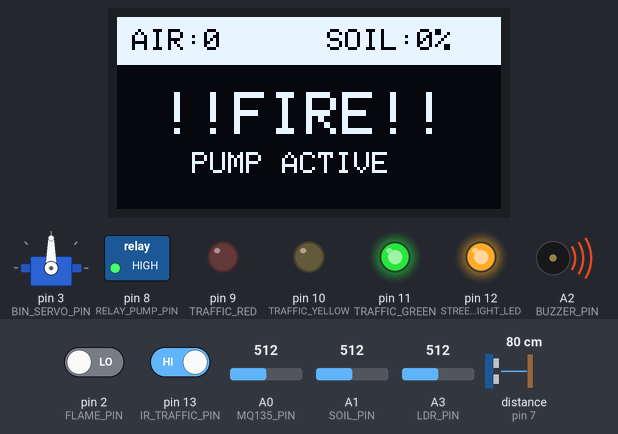
Bench run of a sketch on a simulated Arduino Uno, built with avr-gcc and run on an emulated ATmega328P. Parts: servo, 128×64 one-colour display, switched loads named in the sketch (green lamp = pin HIGH), output pins drawn as LEDs (lit = HIGH), buzzer (waves = sounding). Wiring (inferred from the names in the program): ultrasonic range finder: trigger pin 6; echo pin 7. The test bench sets the inputs (shaded band); at power-on: pin 2 (FLAME_PIN) LOW, pin 13 (IR_TRAFFIC_PIN) HIGH, A3 (LDR_PIN) = 512, A0 (MQ135_PIN) = 512, A1 (SOIL_PIN) = 512, distance to the obstacle (sensor on pin 7) 80 cm. The echo pulse lasts 58.3 µs per cm; pins used as bus, display or sensor lines are not drawn; what the sketch prints to the serial monitor is not drawn.

Above: at 1.2 s.
1.3 s: pin 2 (FLAME_PIN) driven HIGH
At 3.0 s:
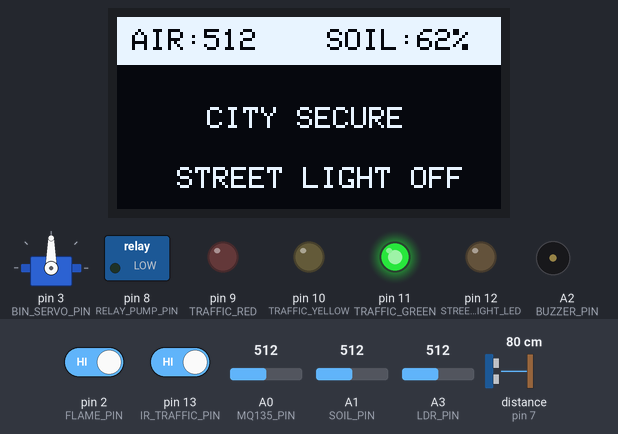
7.7 s: pin 13 (IR_TRAFFIC_PIN) driven LOW
At 8.7 s:
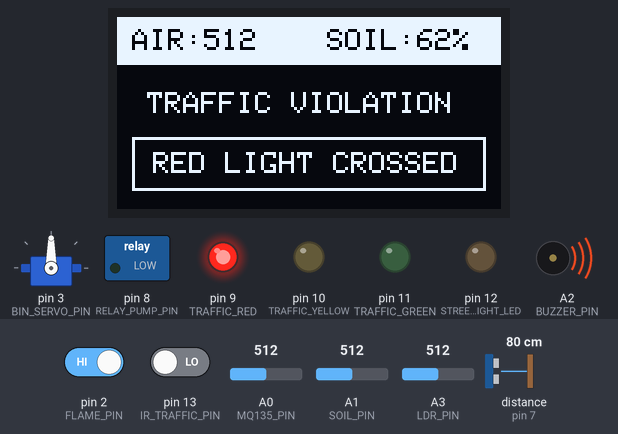
13.5 s: A3 (LDR_PIN) set to 490
At 15.6 s:
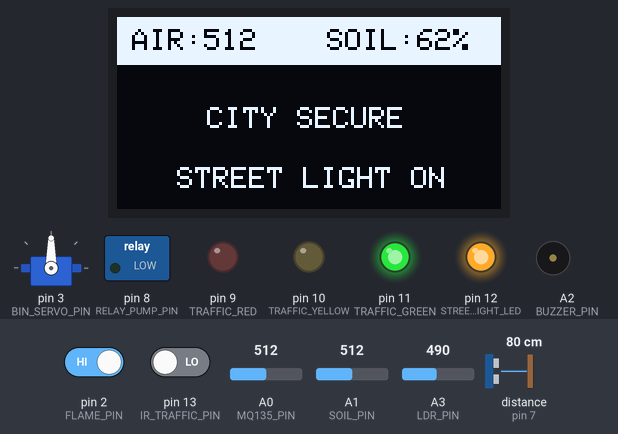
19.9 s: A0 (MQ135_PIN) set to 490
At 21.2 s:
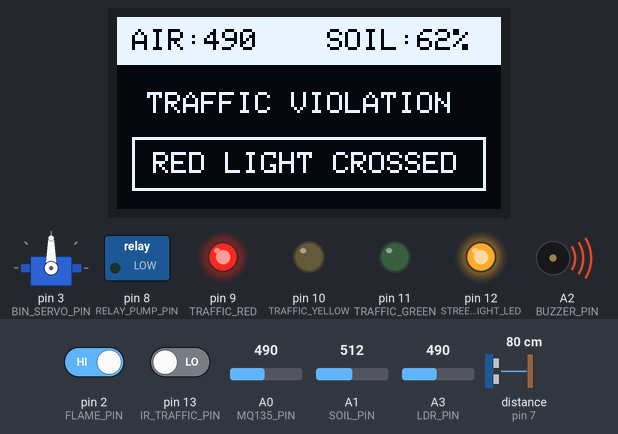
25.6 s: A1 (SOIL_PIN) set to 490
At 27.3 s:
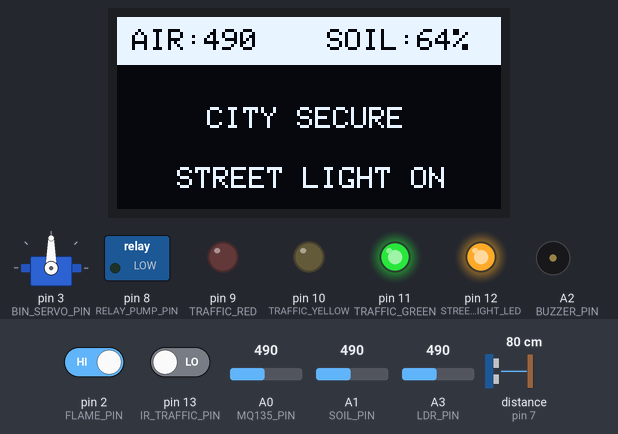
32.0 s: pin 2 (FLAME_PIN) driven LOW
At 34.4 s:
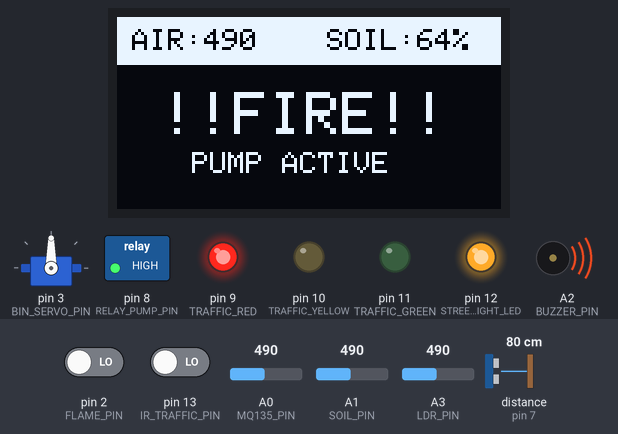
Timing chart, 0 to 54.8 s (numbered marks = the images above; inputs shaded):
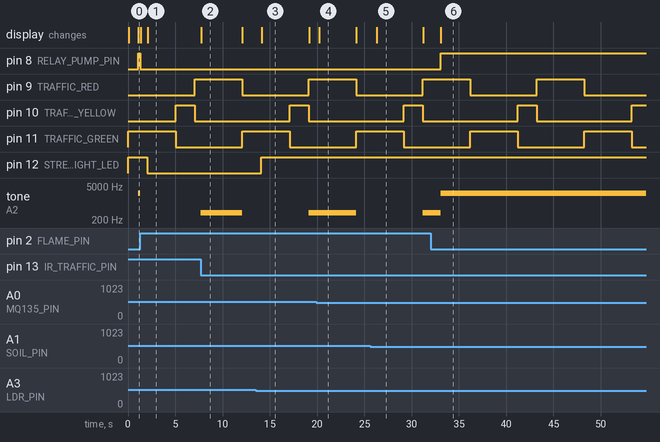

The sketch:

smart_city_controller_arduino.ino
```cpp
#include <Wire.h>
#include <Adafruit_GFX.h>
#include <Adafruit_SSD1306.h>
#include <Servo.h>

#define SCREEN_WIDTH 128
#define SCREEN_HEIGHT 64
Adafruit_SSD1306 display(SCREEN_WIDTH, SCREEN_HEIGHT, &Wire, -1);

// --- PIN ASSIGNMENTS ---
const int BUZZER_PIN = A2;
const int FLAME_PIN = 2;
const int BIN_SERVO_PIN = 3;
const int TRIG_PIN = 6;
const int ECHO_PIN = 7;
const int RELAY_PUMP_PIN = 8;
const int TRAFFIC_RED = 9;
const int TRAFFIC_YELLOW = 10;
const int TRAFFIC_GREEN = 11;
const int STREET_LIGHT_LED = 12;
const int IR_TRAFFIC_PIN = 13;
const int MQ135_PIN = A0;
const int SOIL_PIN = A1;
const int LDR_PIN = A3;

Servo binServo;

// Timing Variables
unsigned long lightTimer = 0;
unsigned long sensorTimer = 0;

// Dustbin delay variables
unsigned long binOpenTime = 0;
bool binOpen = false;

// 🔥 Fire stability variables (FIX ADDED)
unsigned long fireDetectTime = 0;
bool fireStable = false;

int lightState = 0;
int airQuality = 0;
int soilPercent = 0;
int ldrValue = 0;

void setup() {
  Serial.begin(9600);

  pinMode(BUZZER_PIN, OUTPUT);
  pinMode(FLAME_PIN, INPUT);
  pinMode(IR_TRAFFIC_PIN, INPUT);
  pinMode(TRIG_PIN, OUTPUT);
  pinMode(ECHO_PIN, INPUT);
  pinMode(RELAY_PUMP_PIN, OUTPUT);
  pinMode(TRAFFIC_RED, OUTPUT);
  pinMode(TRAFFIC_YELLOW, OUTPUT);
  pinMode(TRAFFIC_GREEN, OUTPUT);
  pinMode(STREET_LIGHT_LED, OUTPUT);
  pinMode(LDR_PIN, INPUT);

  binServo.attach(BIN_SERVO_PIN);

  if(!display.begin(SSD1306_SWITCHCAPVCC, 0x3C)) {
    for(;;);
  }
  display.clearDisplay();
}

void loop() {
  unsigned long currentMillis = millis();

  // --- 1. SENSOR UPDATES ---
  if (currentMillis - sensorTimer >= 2000) {
    airQuality = analogRead(MQ135_PIN);
    soilPercent = constrain(map(analogRead(SOIL_PIN), 1023, 200, 0, 100), 0, 100);
    ldrValue = analogRead(LDR_PIN);

    sensorTimer = currentMillis;

    Serial.print(airQuality); Serial.print(",");
    Serial.print(soilPercent); Serial.print(",");
    Serial.print(digitalRead(FLAME_PIN) == LOW ? 1 : 0); Serial.print(",");
    Serial.println(lightState == 2 && digitalRead(IR_TRAFFIC_PIN) == LOW ? 1 : 0);
  }

  // --- 2. DUSTBIN LOGIC (5 sec delay) ---
  digitalWrite(TRIG_PIN, LOW);
  delayMicroseconds(2);
  digitalWrite(TRIG_PIN, HIGH);
  delayMicroseconds(10);
  digitalWrite(TRIG_PIN, LOW);

  int distance = pulseIn(ECHO_PIN, HIGH) * 0.034 / 2;

  if (distance > 0 && distance < 15 && !binOpen) {
    binServo.write(90);
    binOpen = true;
    binOpenTime = millis();
  }

  if (binOpen && millis() - binOpenTime >= 5000) {
    binServo.write(0);
    binOpen = false;
  }

  // --- 3. STREET LIGHT USING LDR ---
  if (ldrValue < 500) {
    digitalWrite(STREET_LIGHT_LED, HIGH);
  } else {
    digitalWrite(STREET_LIGHT_LED, LOW);
  }

  // --- 4. TRAFFIC SYSTEM ---
  if (lightState == 0 && currentMillis - lightTimer > 5000) { lightState = 1; lightTimer = currentMillis; }
  else if (lightState == 1 && currentMillis - lightTimer > 2000) { lightState = 2; lightTimer = currentMillis; }
  else if (lightState == 2 && currentMillis - lightTimer > 5000) { lightState = 0; lightTimer = currentMillis; }

  digitalWrite(TRAFFIC_GREEN, (lightState == 0));
  digitalWrite(TRAFFIC_YELLOW, (lightState == 1));
  digitalWrite(TRAFFIC_RED, (lightState == 2));

  bool redCrossed = (lightState == 2 && digitalRead(IR_TRAFFIC_PIN) == LOW);

  // 🔥 STABLE FIRE DETECTION (FIX)
  bool fireRaw = (digitalRead(FLAME_PIN) == LOW);

  if (fireRaw) {
    if (fireDetectTime == 0) {
      fireDetectTime = millis();
    }
    if (millis() - fireDetectTime > 1000) {
      fireStable = true;
    }
  } else {
    fireDetectTime = 0;
    fireStable = false;
  }

  // --- CONTROL ---
  if (fireStable) {
    digitalWrite(RELAY_PUMP_PIN, HIGH);
    tone(BUZZER_PIN, 2500);
  }
  else if (redCrossed) {
    tone(BUZZER_PIN, 400);
    digitalWrite(RELAY_PUMP_PIN, LOW);
  }
  else {
    noTone(BUZZER_PIN);
    digitalWrite(RELAY_PUMP_PIN, LOW);
  }

  // --- 5. OLED DISPLAY ---
  display.clearDisplay();

  display.fillRect(0, 0, 128, 16, WHITE);
  display.setTextColor(BLACK);
  display.setCursor(5, 4);
  display.print("AIR:"); display.print(airQuality);
  display.setCursor(70, 4);
  display.print("SOIL:"); display.print(soilPercent); display.print("%");

  display.setTextColor(WHITE);

  if (fireStable) {
    display.setTextSize(2);
    display.setCursor(15, 25); display.println("!!FIRE!!");
    display.setTextSize(1);
    display.setCursor(25, 45); display.print("PUMP ACTIVE");
  }
  else if (redCrossed) {
    display.setCursor(10, 25); display.println("TRAFFIC VIOLATION");
    display.drawRect(5, 40, 118, 18, WHITE);
    display.setCursor(12, 45); display.print("RED LIGHT CROSSED");
  }
  else {
    display.setCursor(30, 30);
    display.print("CITY SECURE");

    display.setCursor(20, 50);
    if (ldrValue < 500) {
      display.print("STREET LIGHT ON");
    } else {
      display.print("STREET LIGHT OFF");
    }
  }

  display.display();
}
```

Measured:
- the behaviour switches between 500 and 499 on A3 (LDR_PIN) (found by bisection; images 2 and 3)
- after the input at 1.3 s, pin 8 (RELAY_PUMP_PIN): HIGH → LOW at once; tone on A2 (BUZZER_PIN): 2500 Hz → silent at once; the display: first changes at once (image 1 shows a later state)
- after the input at 7.7 s, tone on A2 (BUZZER_PIN): silent → 400 Hz at once, → silent 4.4 s later; the display: changes at once (image 2)
- after the input at 13.5 s, pin 12 (STREET_LIGHT_LED): LOW → HIGH after 0.60 s; the display: changes after 0.63 s (image 3)
- after the input at 19.9 s, the display: changes after 0.33 s (image 4)
- after the input at 25.6 s, the display: changes after 0.70 s (image 5)
- after the input at 32.0 s, pin 8 (RELAY_PUMP_PIN): LOW → HIGH after 1.1 s; the display: changes after 1.1 s (image 6)
- by itself, pin 11 (TRAFFIC_GREEN): alternates HIGH for 5.0 s and LOW for 7.0 s
